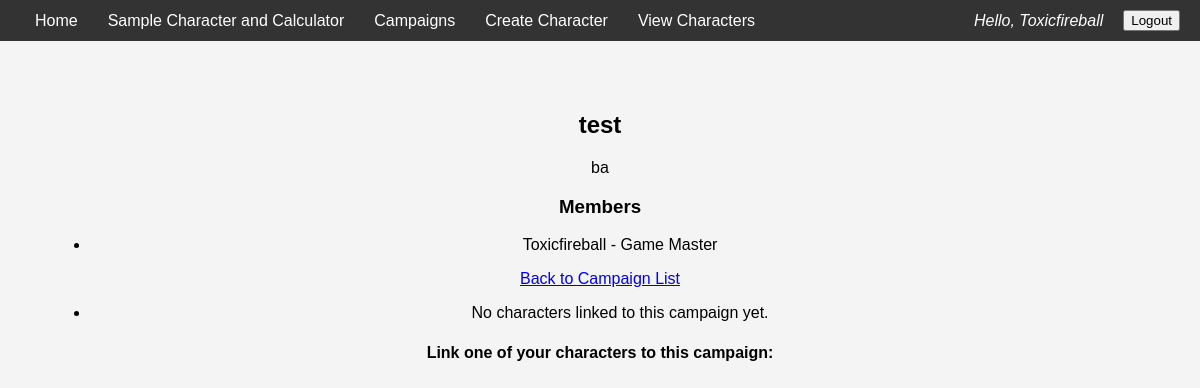
Page /campaigns/1/ (signed in) on the earlier database version.
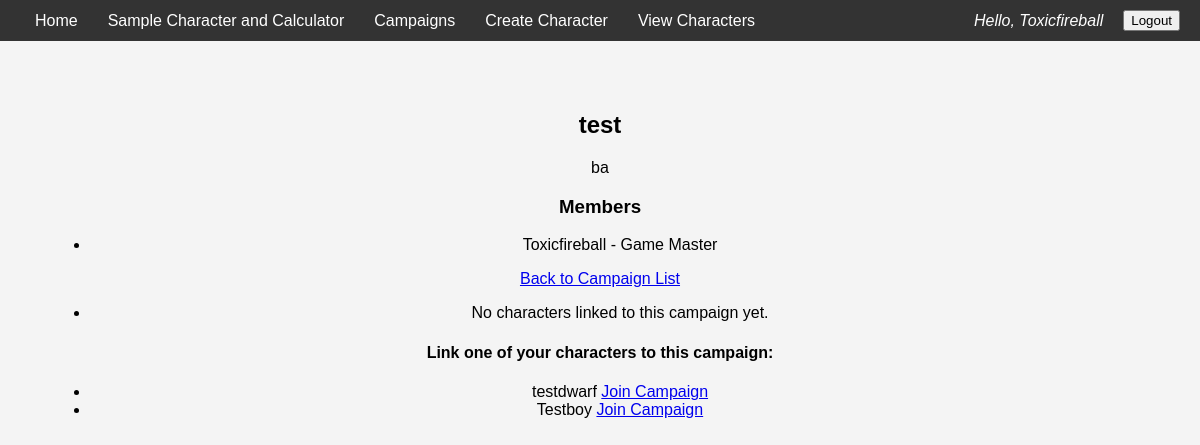
Same page on the later database version.
### campaigns/models.py (models this page shows, shortened)
class CampaignMembership(models.Model):
    ROLE_CHOICES = (
        ('gm', 'Game Master'),
        ('pc', 'Player Character'),
    )
    user = models.ForeignKey(User, on_delete=models.CASCADE)
    campaign = models.ForeignKey(Campaign, on_delete=models.CASCADE)
    role = models.CharField(max_length=2, choices=ROLE_CHOICES)
    joined_at = models.DateTimeField(auto_now_add=True)
    class Meta:
        unique_together = ('user', 'campaign')  # Ensures one membership per user per campaign

### characters/models.py (models this page shows, shortened)
class Character(models.Model):
    user               = models.ForeignKey(User, on_delete=models.CASCADE, related_name='characters')
    name               = models.CharField(max_length=255)
    race               = models.CharField(max_length=50)
    subrace            = models.CharField(max_length=50, blank=True)
    half_elf_origin    = models.CharField(max_length=20, blank=True)
    bg_combo           = models.CharField(max_length=10, blank=True)
    main_background    = models.CharField(max_length=50, blank=True)
    side_background_1  = models.CharField(max_length=50, blank=True)
    side_background_2  = models.CharField(max_length=50, blank=True)
    HP = models.IntegerField(blank=True, null = True)
    temp_HP = models.IntegerField( blank=True,  null = True)
    strength           = models.IntegerField(default=8)
    dexterity          = models.IntegerField(default=8)
    constitution       = models.IntegerField(default=8)
    intelligence       = models.IntegerField(default=8)
    wisdom             = models.IntegerField(default=8)
    charisma           = models.IntegerField(default=8)
    level              = models.PositiveIntegerField(default=0)
    backstory          = models.TextField(blank=True)
    campaign           = models.ForeignKey(
                            Campaign,
                            on_delete=models.SET_NULL,
                            null=True, blank=True,
                            related_name="characters"
                        )
    created_at         = models.DateTimeField(auto_now_add=True)

### campaigns/views.py (the view)
# urls.py: path('<int:campaign_id>/', views.campaign_detail, name='campaign_detail'),
@login_required
def campaign_detail(request, campaign_id):
    campaign = get_object_or_404(Campaign, id=campaign_id)
    is_member = campaign.members.filter(id=request.user.id).exists()
    memberships = campaign.campaignmembership_set.all()
    context = {
        'campaign': campaign,
        'memberships': memberships,
        'is_member': is_member,
    }
    return render(request, 'campaigns/campaign_detail.html', context)

### campaigns/templates/campaigns/campaign_detail.html (shortened to what this page needs)
{% extends "home/base.html" %}
{% block content %}
<body>
    <h2>{{ campaign.name }}</h2>
    <p>{{ campaign.description }}</p>
    <h3>Members</h3>
    <ul>
      {% for membership in memberships %}
        <li>{{ membership.user.username }} - {{ membership.get_role_display }}</li>
      {% empty %}
        <li>No members yet.</li>
      {% endfor %}
    </ul>
    <p><a href="{% url 'campaigns:campaign_list' %}">Back to Campaign List</a></p>
    <ul>
        {% for character in campaign.characters.all %}
          <li>{{ character.name }} ({{ character.user.username }})</li>
        {% empty %}
          <li>No characters linked to this campaign yet.</li>
        {% endfor %}
    </ul>
    {% if user.is_authenticated %}
      <h4>Link one of your characters to this campaign:</h4>
      <ul>
        {% for character in user.characters.all %}
          {% if not character.campaign %}
            <li>
              {{ character.name }}
              <a href="{% url 'characters:link_character' character.id campaign.id %}">Join Campaign</a>
            </li>
          {% endif %}
        {% endfor %}
      </ul>
    {% endif %}
</body>
{% endblock %}

Differences in the rows shown:
added Character: name "testdwarf"
added Character: name "Testboy"
